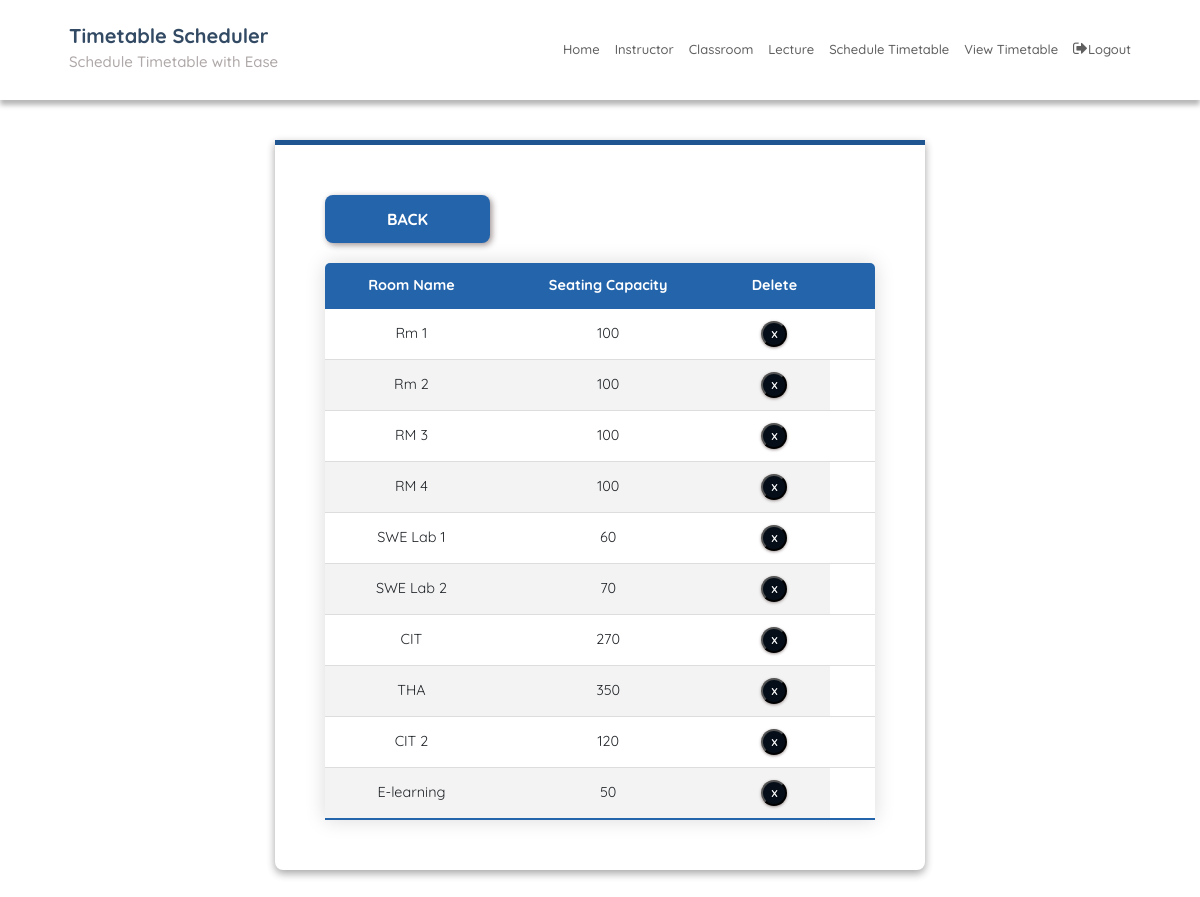
The app's page /roomEdit/ (signed in) with its own data.
### SchedulerApp/models.py (models this page shows, shortened)
class Room(models.Model):
    room_name = models.CharField(max_length=20, default='Default Room')  # Adjust max_length as needed
    seating_capacity = models.IntegerField(default=0)

### SchedulerApp/views.py (the view)
# urls.py: path('roomEdit/', roomEdit, name='roomEdit'),
@login_required
def roomEdit(request):
    context = {'rooms': Room.objects.all()}
    return render(request, 'roomEdit.html', context)

### SchedulerApp/templatetags/index.py (called while the page is built)
    def render(self, context):
        path = context['request'].path
        for p in self.patterns:
            pValue = template.Variable(p).resolve(context)
            if path == pValue:
                return 'active'
        return ''

### templates/roomEdit.html (shortened to what this page needs)
{% extends 'base.html' %}
{% block content %}
{% load static %}
<fieldset class="fieldset">
  <div class="tablink">
    <button onclick="location.href='{% url 'roomAdd'%}'" class="submit"> Back </button>
  </div>
  <div class="tabcontent" id="edit">
    <table class="editTable">
      <thead>
        <tr class="table-headers">
          <th>Room Name</th>
          <th>Seating Capacity</th>
          <th>Delete</th>
          <th class="empty"></th>
        </tr>
      </thead>
      <tbody>
        {% for rm in rooms %}
        <tr>
          <td>{{rm.room_name}}</td>
          <td>{{rm.seating_capacity}}</td>
          <td class="empty">
            <form action="{% url 'deleteroom' rm.id %}" method="post">
              <input type="submit" value="X" class="cross">
            </form>
          </td>
        </tr>
        {% endfor %}
      </tbody>
    </table>
  </div>
</fieldset>
{% endblock %}

### static/CSS/style.css (style rules this page uses)
:root { --blue1: #1f5692; --blue2: #1a4779; --blue3: #1a4779; --blue4: #0f2b49; --blue5: #2464aa; --blue6: #0a1d31; --blue7: #050e18; --white: #fff; --grey: #aaa; --dark-grey: #444; --light-grey: #a29999; --lighter-grey: #dddddd; --lightest-grey: #f3f3f3; --box-shadow: #9e9292; }
html { font-size: 100%; box-sizing: border-box; scroll-behavior: smooth; }
html, body { margin: 0; padding: 0; width: 100vw; min-height: 100%; text-rendering: optimizeLegibility; font-family: "Quicksand", sans-serif; font-size: 62.5%; }
body { position: relative; }
button { border-style: none; }
fieldset { padding: 50px; border-radius: 0 0 8px 8px; background: transparent; box-shadow: rgba(0, 0, 0, 0.145) 0px 4px 8px, rgba(0, 0, 0, 0.24) 0px 3px 8px; border-top: 5px solid var(--blue1); }
.fieldset { min-width: 65rem; font-size: 1.6rem; }
.tablink { display: grid; grid-template-columns: 1fr 1fr; }
.tabcontent { display: grid; gap: 3rem; }
.submit { border: none; border-radius: 0.8rem; width: 16.5rem; padding: 1.2rem 1.8rem; font-size: 1.6rem; font-weight: bold; text-transform: uppercase; cursor: pointer; color: var(--white); background-color: var(--blue5); box-shadow: 2px 2px 6px var(--box-shadow); outline: none; }
.submit { background-position: center; transition: background 0.5s; }
.editTable, .timetable { border-collapse: collapse; margin-top: 2rem; font-size: 0.9em; min-width: 40rem; border-radius: 5px 5px 0 0; overflow: hidden; box-shadow: 0 0 20px rgba(0, 0, 0, 0.15); text-align: center; }
.editTable thead tr, .timetable thead tr { background-color: var(--blue5); color: var(--white); font-weight: bold; }
.editTable th, .editTable td, .timetable th, .timetable td { padding: 1.2rem 1.5rem; }
.editTable tbody tr, .timetable tbody tr { border-bottom: 1px solid var(--lighter-grey); }
.editTable tbody tr:nth-of-type(even), .timetable tbody tr:nth-of-type(even) { background-color: var(--lightest-grey); }
.editTable tbody tr:last-of-type, .timetable tbody tr:last-of-type { border-bottom: 2px solid var(--blue5); }
.empty form { display: flex; justify-content: center; }
.cross { border-radius: 50%; font-size: 1rem; font-weight: bold; box-shadow: 0px 1px 3px 0px var(--box-shadow); padding: 4px; color: var(--white); background-color: var(--blue7); cursor: pointer; width: 2.6rem; height: 2.6rem; }

### records on screen
Room: room_name "Rm 1", seating_capacity "100"
Room: room_name "Rm 2", seating_capacity "100"
Room: room_name "RM 3", seating_capacity "100"
Room: room_name "RM 4", seating_capacity "100"
Room: room_name "SWE Lab 1", seating_capacity "60"
Room: room_name "SWE Lab 2", seating_capacity "70"
Room: room_name "CIT", seating_capacity "270"
Room: room_name "THA", seating_capacity "350"
Room: room_name "CIT 2", seating_capacity "120"
Room: room_name "E-learning", seating_capacity "50"
